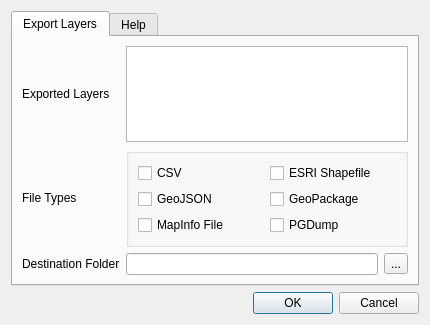
<?xml version="1.0" encoding="UTF-8"?>
<ui version="4.0">
 <class>LayerSaverDialogBase</class>
 <widget class="QDialog" name="LayerSaverDialogBase">
  <property name="geometry">
   <rect>
    <x>0</x>
    <y>0</y>
    <width>430</width>
    <height>325</height>
   </rect>
  </property>
  <property name="windowTitle">
   <string>Batch save vector layers</string>
  </property>
  <layout class="QGridLayout" name="gridLayout">
   <item row="0" column="0">
    <widget class="QTabWidget" name="tabWidget">
     <property name="currentIndex">
      <number>0</number>
     </property>
     <widget class="QWidget" name="tab">
      <attribute name="title">
       <string>Export Layers</string>
      </attribute>
      <layout class="QGridLayout" name="gridLayout_2">
       <item row="2" column="2">
        <widget class="QToolButton" name="toolButton">
         <property name="toolTip">
          <string>Set destination folder</string>
         </property>
         <property name="text">
          <string>...</string>
         </property>
        </widget>
       </item>
       <item row="2" column="1">
        <widget class="QLineEdit" name="lineEdit">
         <property name="toolTip">
          <string>Set destination folder</string>
         </property>
        </widget>
       </item>
       <item row="0" column="0">
        <widget class="QLabel" name="label">
         <property name="text">
          <string>Exported Layers</string>
         </property>
        </widget>
       </item>
       <item row="2" column="0">
        <widget class="QLabel" name="label_2">
         <property name="text">
          <string>Destination Folder</string>
         </property>
        </widget>
       </item>
       <item row="0" column="1" colspan="2">
        <widget class="QListWidget" name="listWidget">
         <property name="toolTip">
          <string>These layers will all be exported</string>
         </property>
         <property name="selectionMode">
          <enum>QAbstractItemView::MultiSelection</enum>
         </property>
         <property name="sortingEnabled">
          <bool>true</bool>
         </property>
        </widget>
       </item>
       <item row="1" column="1" colspan="2">
        <widget class="QGroupBox" name="groupBox">
         <property name="toolTip">
          <string>File types to export</string>
         </property>
         <layout class="QGridLayout" name="gridLayout_4">
          <item row="0" column="0">
           <widget class="QCheckBox" name="checkBox_csv">
            <property name="text">
             <string>CSV</string>
            </property>
           </widget>
          </item>
          <item row="2" column="0">
           <widget class="QCheckBox" name="checkBox_geojson">
            <property name="text">
             <string>GeoJSON</string>
            </property>
           </widget>
          </item>
          <item row="0" column="1">
           <widget class="QCheckBox" name="checkBox_shp">
            <property name="text">
             <string>ESRI Shapefile</string>
            </property>
           </widget>
          </item>
          <item row="3" column="1">
           <widget class="QCheckBox" name="checkBox_pgdump">
            <property name="text">
             <string>PGDump</string>
            </property>
           </widget>
          </item>
          <item row="3" column="0">
           <widget class="QCheckBox" name="checkBox_tab">
            <property name="text">
             <string>MapInfo File</string>
            </property>
           </widget>
          </item>
          <item row="2" column="1">
           <widget class="QCheckBox" name="checkBox_gpkg">
            <property name="text">
             <string>GeoPackage</string>
            </property>
           </widget>
          </item>
         </layout>
        </widget>
       </item>
       <item row="1" column="0">
        <widget class="QLabel" name="label_4">
         <property name="text">
          <string>File Types</string>
         </property>
        </widget>
       </item>
      </layout>
     </widget>
     <widget class="QWidget" name="tab_2">
      <attribute name="title">
       <string>Help</string>
      </attribute>
      <layout class="QGridLayout" name="gridLayout_3">
       <item row="0" column="0">
        <widget class="QLabel" name="label_3">
         <property name="text">
          <string>&lt;html&gt;&lt;head/&gt;&lt;body&gt;&lt;p&gt;&lt;span style=&quot; font-weight:600; text-decoration: underline;&quot;&gt;Exported Layers&lt;/span&gt;&lt;/p&gt;&lt;p&gt;All vector layers open in QGIS will be exported.&lt;/p&gt;&lt;p&gt;&lt;span style=&quot; font-weight:600; text-decoration: underline;&quot;&gt;Destination Folders&lt;/span&gt;&lt;/p&gt;&lt;p&gt;Selected filetypes will be exported to separate sub-folders in the destination folder. The sub-folders will be named by filetype and will be created if they do not exist already.&lt;/p&gt;&lt;/body&gt;&lt;/html&gt;</string>
         </property>
         <property name="wordWrap">
          <bool>true</bool>
         </property>
        </widget>
       </item>
      </layout>
     </widget>
    </widget>
   </item>
   <item row="2" column="0">
    <widget class="QDialogButtonBox" name="button_box">
     <property name="orientation">
      <enum>Qt::Horizontal</enum>
     </property>
     <property name="standardButtons">
      <set>QDialogButtonBox::Cancel|QDialogButtonBox::Ok</set>
     </property>
    </widget>
   </item>
  </layout>
 </widget>
 <resources/>
 <connections>
  <connection>
   <sender>button_box</sender>
   <signal>accepted()</signal>
   <receiver>LayerSaverDialogBase</receiver>
   <slot>accept()</slot>
   <hints>
    <hint type="sourcelabel">
     <x>20</x>
     <y>20</y>
    </hint>
    <hint type="destinationlabel">
     <x>20</x>
     <y>20</y>
    </hint>
   </hints>
  </connection>
  <connection>
   <sender>button_box</sender>
   <signal>rejected()</signal>
   <receiver>LayerSaverDialogBase</receiver>
   <slot>reject()</slot>
   <hints>
    <hint type="sourcelabel">
     <x>20</x>
     <y>20</y>
    </hint>
    <hint type="destinationlabel">
     <x>20</x>
     <y>20</y>
    </hint>
   </hints>
  </connection>
 </connections>
</ui>
